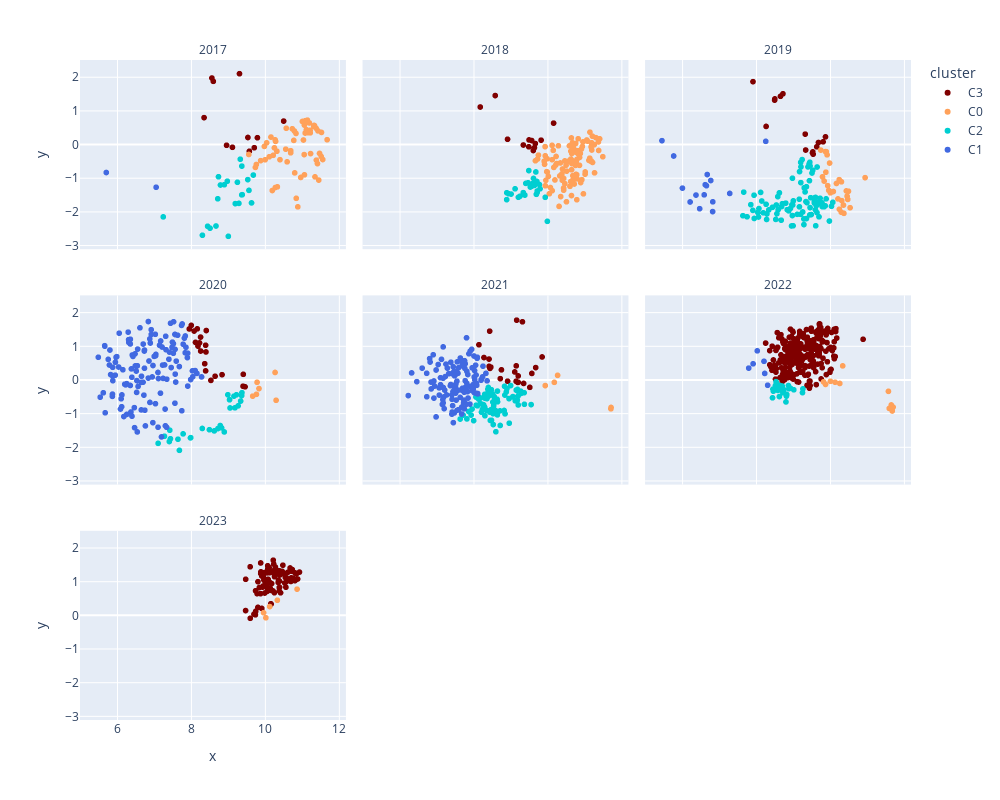

The code cell stored with this chart in its notebook:
### Code cell
import plotly.express as px
import plotly.offline as offline

fig = px.scatter(df_dim_date, x='x', y='y', color='cluster',
                 color_discrete_map={'CO': 'lavender', 'C1': 'royalblue', 'C2': 'darkturquoise', 'C3': 'maroon'},
                 facet_col='Date', facet_col_wrap=3, size_max=12, hover_data='Topics')

fig.update_layout(height=800, width=1000)
fig.for_each_annotation(lambda a: a.update(text=a.text.split("=")[-1]))

fig.show()

# Generate HTML file with the plot
offline.plot(fig, filename='NM_scatter_plot_Doc2vec.html')
